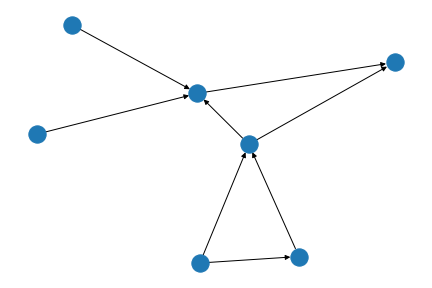

Reproduce this figure in Python.
# -*- coding: utf-8 -*-
"""
Created on Thu Apr  1 08:39:49 2021

@author: hulkb
"""





import networkx as nx
import matplotlib.pyplot as plt


file_name = "C:/Users/hulkb/Desktop/Academic/Data Engineering/HW 1/\
HWK 1 - FoodWebs/FoodWebs/data/Data_develop_team.txt"

DG = nx.DiGraph()

in_file=open(file_name,'r')
while True:
    next_line = in_file.readline()
    if not next_line:
        break
    next_line_fields = next_line[:].split(' ')
    node_a = next_line_fields[1]
    node_b = next_line_fields[2]
    print(node_a, node_b)
    DG.add_edge(node_a, node_b)
    
# find the highest position role in Data science team
scc=[(len(c),c) for c in sorted( nx.strongly_connected_components \
                               (DG), key=len, reverse=True)][0][1]
    
print("the highest position in Data science team:", scc)

node_set = [(len(c),c) for c in sorted( nx.strongly_connected_components \
                               (DG), key=len, reverse=True)]
    

# find all nodes in the data team
node_list = []
for i in range(len(node_set)):
    for j in node_set[i][1]:
        node_list.append(j)

print(node_list)

IN_component=[]
for n in scc:
    for s in DG.predecessors(n):
        if s in scc: 
            continue
        if not s in IN_component:
            IN_component.append(s)

print("In_component list",IN_component)

OUT_component=[]
OUT_component = list(set(node_list) - set(IN_component)- scc)


print("OUT_component list", OUT_component)


# use the Breadth First Search algorithm, find the distance form a root node at
# distance d = 0 at successive time steps to get to team final present
# the finaly result should be presented by team leader: team manager

root_node= '0'
queue=[]
queue.append('0')
DG.nodes['0']["distance"]=0
while len(queue):
    working_node=queue.pop(0)
    for n in DG.neighbors(working_node):
        if len(DG.nodes[n])==0:
            DG.nodes[n]["distance"]=DG.nodes[working_node]["distance"]+1
            queue.append(n)
for n in DG.nodes():
    print(n, DG.nodes[n]["distance"])

# remove 0, because 0 represent the data resource that data team collected 
DG.remove_node('0') 
print(DG.nodes())   
nx.draw(DG)

#plt.savefig('Data_develop_team.png')

# role list is the team member role composition
role_list = ['Business Analyst', 'Data analyst', 'Data engineer', 'Data architect', \
             'Data Scientist', 'Machine Learning engineer', 'Team manager']
    

# calculate each role's salary    
def role_salary(DG, role_list):
    node_list = []
    for i in DG.nodes():
        #this is the algorithm for salary, base salary is $60000 for each role, the higher node rank level
        # will get more money, and the more edge means whether those people work together, it also can be a criteria 
        node_list.append(60000 + (int(DG.nodes[i]["distance"])-1)*30000 + (DG.degree(i))*10000)        
    node_dict = dict(zip(role_list, node_list))
    return node_dict
    
salary_dict = role_salary(DG, role_list)

#print the salary list
print("Data team role's salary list")
print()  
for key, value in salary_dict.items():
    print(key, "salary:", value)

#the function to get number of team member who deal with data
def get_node_key(node):
    out_list=[]
    for out_edge in DG.out_edges(node):
        out_list.append(out_edge[1])
    in_list=[]
    for in_edge in DG.in_edges(node):
        in_list.append(in_edge[0])
    out_list.sort()
    out_list.append('-')
    in_list.sort()
    out_list.extend(in_list)
    return out_list


def TrophicNetwork(DG):
    trophic={}
    for n in DG.nodes():
        k=tuple(get_node_key(n))
        if k not in trophic.keys():
            trophic[k]=[]
        trophic[k].append(n)
    for specie in trophic.keys():
        if len(trophic[specie])>1:
            for n in trophic[specie][1:]:
                DG.remove_node(n)
    return DG

TrophicDG = TrophicNetwork(DG)
print()
print("the number of team member who need to deal with data:",TrophicDG.number_of_nodes())
print("the number of team role:",TrophicDG.number_of_edges())
print("the rate of team member who need to work with data:",float(TrophicDG.number_of_edges()) / TrophicDG.number_of_nodes())

#this function is to get the probability of job content of team member role percentage in a team
def compute_classes(DG):
    basal_species=[]
    top_species=[]
    intermediate_species=[]
    for n in DG.nodes():
        if DG.in_degree(n)==0:
            basal_species.append(n)
        elif DG.out_degree(n)==0:
            top_species.append(n)
        else:
            intermediate_species.append(n)
    return (basal_species,intermediate_species,top_species)

(B,I,T)=compute_classes(TrophicDG)
print()
print("the probability of people who only need to submit their work",float(len(B))/(len(B)+len(T)+len(I)))
print("the probability of people who need to work together:",float(len(I))/(len(B)+len(T)+len(I)))
print("the probability of people who have team work result",float(len(T))/(len(B)+len(T)+len(I)))

# calculate the probability between two group of team member
def InterclassLinkProportion(DG,C1,C2):
    count=0
    for n1 in C1:
        for n2 in C2:
            if DG.has_edge(n1,n2):
                count+=1
    return float(count)/DG.number_of_edges()

print()
print("the probability of team manage collects data:",InterclassLinkProportion(TrophicDG,B,T))
print("the probability of all team members collect data:",InterclassLinkProportion(TrophicDG,B,I))
print("the probability of all team members work on data modeling and machine learning",InterclassLinkProportion(TrophicDG,I,I))
print("the probability of all team members who need to supervise work:",InterclassLinkProportion(TrophicDG,I,T))

#Ratio of data entry role and senior role like data scientist and ml engineer
print()
print("Data team entry role/senior role rate:",float((len(B)+len(I)))/(len(I)+len(T)))




